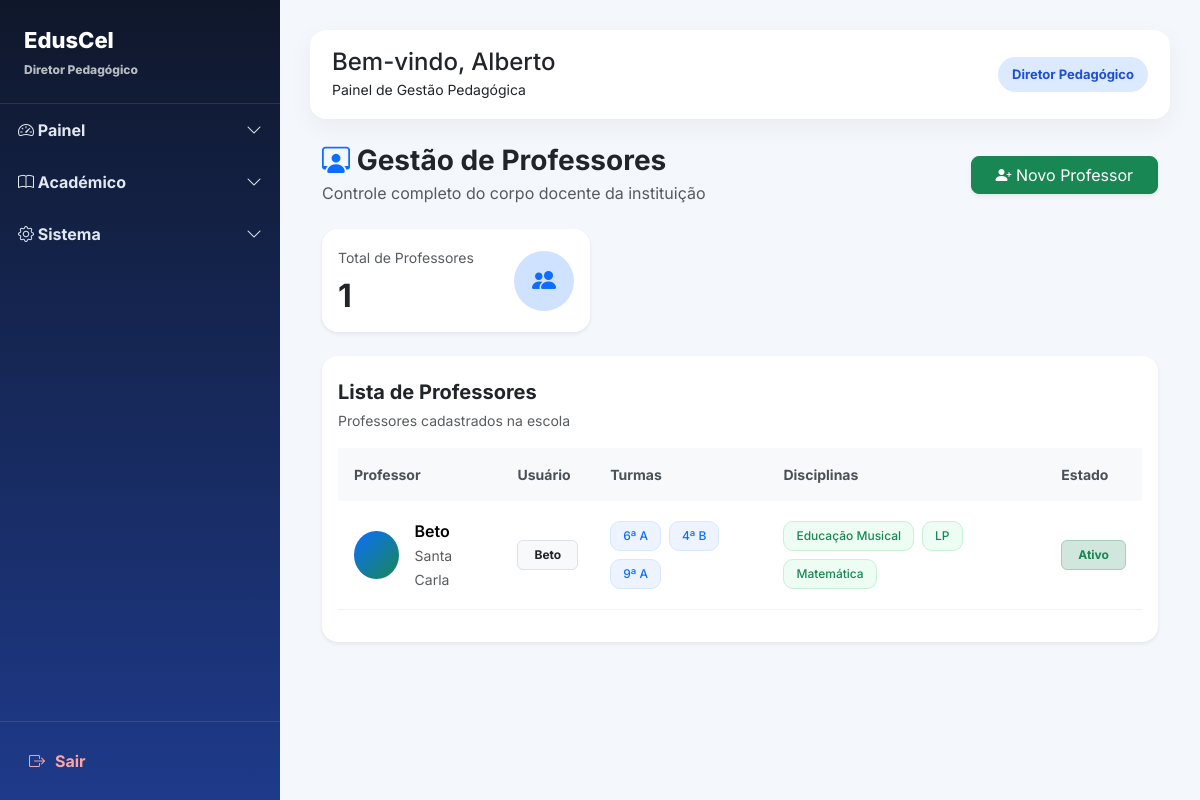
The app's page /professores/ (signed in), older data.
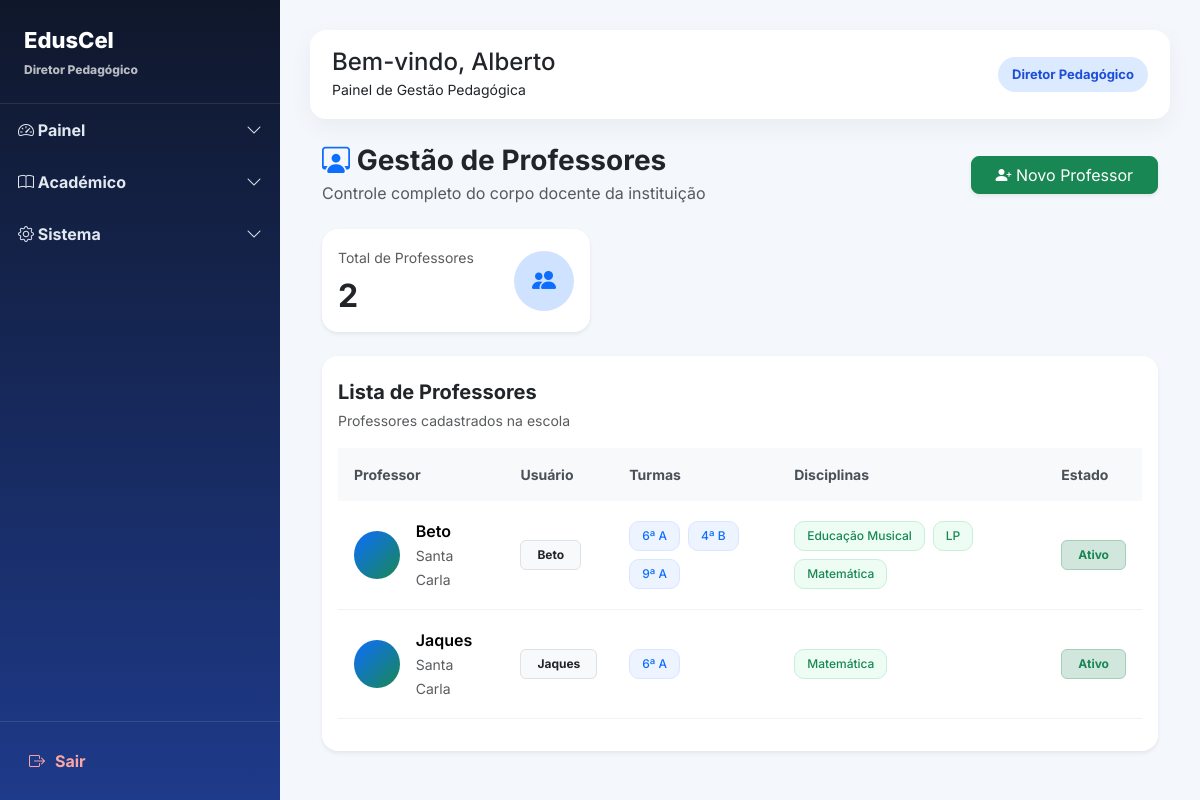
The same page, newer data.
### users/models.py (models this page shows, shortened)
class User(AbstractUser):
    ROLE_CHOICES = (
        ("SUPERADMIN", "Super Admin"),
        ("DIRETOR", "Diretor"),
        ("DIRETOR_PEDAGOGICO", "Diretor Pedagógico"),
        ("PROFESSOR", "Professor"),
        ("ALUNO", "Aluno"),
        ("FINANCEIRO", "Financeiro"),
        ("SECRETARIA", "Secretaria"),
    )
    role = models.CharField(
        max_length=25,
        choices=ROLE_CHOICES,
        default="ALUNO",
        verbose_name="Perfil"
    )
    ativo = models.BooleanField(
        default=True,
        verbose_name="Ativo"
    )
    escola = models.ForeignKey(
        "academic.Escola",
        on_delete=models.CASCADE,
        null=True,
        blank=True,
        related_name="usuarios",
        verbose_name="Escola"
    )
    telefone = models.CharField(
        max_length=20,
        unique=True,
        null=True,
        blank=True,
        verbose_name="Telefone"
    )
    telefone_verificado = models.BooleanField(
        default=False,
        verbose_name="Telefone Verificado"
    )
    email_verificado = models.BooleanField(
        default=False,
        verbose_name="Email Verificado"
    )
    criado_em = models.DateTimeField(
        auto_now_add=True,
        verbose_name="Criado em"
    )
    tentativas_login = models.PositiveIntegerField(
        default=0
    )
    bloqueado_ate = models.DateTimeField(
        null=True,
        blank=True
    )
    otp_codigo = models.CharField(
        max_length=128,
        null=True,
        blank=True,
        verbose_name="OTP"
    )
    otp_expira_em = models.DateTimeField(
        null=True,
        blank=True,
        verbose_name="Expira em"
    )
    otp_tentativas = models.PositiveIntegerField(
        default=0,
        verbose_name="Tentativas OTP"
    )
    ultimo_envio_otp = models.DateTimeField(
        null=True,
        blank=True,
        verbose_name="Último envio OTP"
    )
    objects = UserManager()

### academic/models.py (models this page shows, shortened)
class Escola(models.Model):
    nome = models.CharField(
        "Nome da Escola",
        max_length=255
    )
    codigo = models.CharField(
        "Código da Escola",
        max_length=10,
        unique=True,
        blank=True,
        help_text="Código usado no login da escola"
    )
    logo = models.ImageField(
        upload_to='logos_escolas/',
        blank=True,
        null=True
    )
    endereco = models.CharField(
        "Endereço",
        max_length=255
    )
    provincia = models.CharField(
        "Província",
        max_length=100,
        blank=True,
        null=True
    )
    municipio = models.CharField(
        "Município",
        max_length=100,
        blank=True,
        null=True
    )
    telefone = models.CharField(
        "Telefone",
        max_length=20
    )
    nif = models.CharField(
        "NIF",
        max_length=14,
        blank=True,
        null=True,
        help_text="Número de Identificação Fiscal da escola"
    )
    email = models.EmailField(
        "Email da Escola",
        max_length=254,
        blank=True,
        null=True,
        help_text="Email oficial da escola"
    )
    plano = models.ForeignKey(
        "Plano",
        on_delete=models.SET_NULL,
        null=True,
        blank=True,
        related_name="escolas",
        verbose_name="Plano"
    )
    data_expiracao = models.DateField(
        "Data de Expiração do Plano",
        null=True,
        blank=True
    )
    ativo = models.BooleanField(
        "Ativo",
        default=True
    )
    criada_em = models.DateTimeField(
        "Criada em",
        auto_now_add=True
    )
    class Meta:
        verbose_name = "Escola"
        verbose_name_plural = "Escolas"
        ordering = ["nome"]

class Disciplina(models.Model):
    nome = models.CharField(max_length=90)
    turma = models.ForeignKey(
        Turma,
        on_delete=models.CASCADE,
        related_name="disciplinas"
    )
    professor = models.ForeignKey(
        settings.AUTH_USER_MODEL,
        on_delete=models.CASCADE,
        limit_choices_to={'role': 'PROFESSOR'},
        related_name="disciplinas",
        null=True,
        blank=True
    )
    escola = models.ForeignKey(
        Escola,
        on_delete=models.CASCADE,
        related_name="disciplinas"
    )
    criada_em = models.DateTimeField(auto_now_add=True)
    class Meta:
        unique_together = ('nome', 'turma', 'escola')
        ordering = ["nome"]

class Turma(models.Model):
    CLASSE_CHOICES = [
        ('0', 'Iniciação'),
        ('1', '1ª Classe'),
        ('2', '2ª Classe'),
        ('3', '3ª Classe'),
        ('4', '4ª Classe'),
        ('5', '5ª Classe'),
        ('6', '6ª Classe'),
        ('7', '7ª Classe'),
        ('8', '8ª Classe'),
        ('9', '9ª Classe'),
        ('10', '10ª Classe'),
        ('11', '11ª Classe'),
        ('12', '12ª Classe'),
        ('13', '13ª Classe'),
    ]
    TURNOS = [
        ('MANHA', 'Manhã'),
        ('TARDE', 'Tarde'),
        ('NOITE', 'Noite'),
    ]
    classe = models.CharField(
        max_length=10,
        choices=CLASSE_CHOICES,
        verbose_name="Classe"
    )
    curso = models.ForeignKey(
        'Curso',
        on_delete=models.SET_NULL,
        null=True,
        blank=True,
        related_name="turmas",
        verbose_name="Curso"
    )
    identificador = models.CharField(
        max_length=5,
        verbose_name="Identificador"
    )
    turno = models.CharField(
        max_length=10,
        choices=TURNOS,
        default='MANHA',
        verbose_name='Turno'
    )
    ano_letivo = models.ForeignKey(
        'AnoLetivo',
        on_delete=models.CASCADE,
        related_name="turmas",
        verbose_name="Ano Letivo"
    )
    escola = models.ForeignKey(
        'Escola',
        on_delete=models.CASCADE,
        related_name="turmas",
        verbose_name="Escola"
    )
    professor = models.ForeignKey(
        settings.AUTH_USER_MODEL,
        on_delete=models.SET_NULL,
        related_name="turmas",
        limit_choices_to={"role": "PROFESSOR"},
        null=True,
        blank=True,
        verbose_name="Professor"
    )
    criada_em = models.DateTimeField(
        auto_now_add=True,
        verbose_name="Data de Criação"
    )
    class Meta:
        constraints = [
            models.UniqueConstraint(
                fields=['classe', 'identificador', 'turno', 'ano_letivo', 'escola', 'curso'],
                name='unique_turma_por_curso'
            )
        ]
        verbose_name = "Turma"
        verbose_name_plural = "Turmas"

### core/views.py (the view)
# urls.py: path('professores/', views.lista_professores, name='professores'),
@login_required
def lista_professores(request):
    if request.user.role not in ["DIRETOR", "DIRETOR_PEDAGOGICO"]:
        return redirect("dashboard")
    escola = get_escola(request)
    if not escola:
        return redirect("dashboard")
    if request.user.role == "DIRETOR_PEDAGOGICO":
        base_template = "base_diretor_pedagogico.html"
    elif request.user.role == "DIRETOR":
        base_template = "base.html"
    else:
        base_template = "base.html"
    professores = User.objects.filter(
        role="PROFESSOR",
        escola=escola
    ).prefetch_related(
        Prefetch(
            "disciplinas",
            queryset=Disciplina.objects.select_related(
                "turma",
                "turma__curso"
            )
        )
    ).annotate(
        total_turmas=Count("disciplinas__turma", distinct=True),
        total_disciplinas=Count("disciplinas", distinct=True),
    ).order_by(
        "first_name",
        "username"
    )
    total_professores = professores.count()
    return render(request, "professores.html", {
        "professores": professores,
        "total_professores": total_professores,
        "base_template": base_template,
    })

### core/views.py (called while the page is built)
def get_escola(request):
    user = request.user
    if user.role == 'SUPERADMIN':
        escola_id = request.session.get('escola_id')
        if escola_id:
            return Escola.objects.filter(id=escola_id).first()
        return None
    return user.escola

### core/templates/professores.html (shortened to what the changed rows need)
{% extends base_template %}
{% block content %}
<div class="container-fluid mt-4">
    <div class="row g-3 mb-4">
        <div class="col-md-4">
            <div class="card border-0 shadow-sm rounded-4 h-100">
                <div class="card-body">
                    <div class="d-flex justify-content-between align-items-center">
                        <div>
                            <small class="text-muted">
                                Total de Professores
                            </small>
                            <h2 class="fw-bold mt-2 mb-0">
                                {{ total_professores }}
                            </h2>
                        </div>
                    </div>
                </div>
            </div>
        </div>
    </div>
    <div class="card border-0 shadow-sm rounded-4">
        <div class="card-body">
            <div class="table-responsive">
                <table class="table align-middle table-hover">
                    <thead>
                        <tr>
                            <th>Professor</th>
                            <th>Usuário</th>
                            <th>Turmas</th>
                            <th>Disciplinas</th>
                            <th>Estado</th>
                        </tr>
                    </thead>
                    <tbody>
                        {% for professor in professores %}
                        <tr>
                            <td>
                                <div class="d-flex align-items-center gap-3">
                                    <div class="avatar-circle">
                                    </div>
                                    <div>
                                        <div class="fw-semibold">
                                            {{ professor.get_full_name|default:professor.username }}
                                        </div>
                                        <small class="text-muted">
                                            {{ professor.escola.nome }}
                                        </small>
                                    </div>
                                </div>
                            </td>
                            <td>
                                <span class="badge bg-light text-dark border px-3 py-2">
                                    {{ professor.username }}
                                </span>
                            </td>
                            <td>
                                {% if professor.disciplinas.all %}
                                    <div class="d-flex flex-wrap gap-2">
                                        {% for disciplina in professor.disciplinas.all %}
                                            {% if disciplina.turma %}
                                            <span class="badge turma-badge">
                                                {{ disciplina.turma.classe }}ª
                                                {{ disciplina.turma.identificador }}
                                            </span>
                                            {% endif %}
                                        {% endfor %}
                                    </div>
                                {% else %}
                                    <span class="text-muted">
                                        Sem turmas
                                    </span>
                                {% endif %}
                            </td>
                            <td>
                                {% if professor.disciplinas.all %}
                                    <div class="d-flex flex-wrap gap-2">
                                        {% for disciplina in professor.disciplinas.all %}
                                            <span class="badge disciplina-badge">
                                                {{ disciplina.nome }}
                                            </span>
                                        {% endfor %}
                                    </div>
                                {% else %}
                                    <span class="text-muted">
                                        Nenhuma disciplina
                                    </span>
                                {% endif %}
                            </td>
                            <td>
                                <span class="badge bg-success-subtle text-success border border-success-subtle px-3 py-2">
                                    Ativo
                                </span>
                            </td>
                        </tr>
                        {% endfor %}
                    </tbody>
                </table>
            </div>
        </div>
    </div>
</div>
{% endblock %}

Row changes from the older to the newer data that the page shows:
added User: get_full_name "Jaques", escola.nome "Santa Carla", username "Jaques"
added Disciplina: turma.classe "6", turma.identificador "A", nome "Matemática"
Text that changed along with them:
{{ total_professores }}: "1" → "2"
